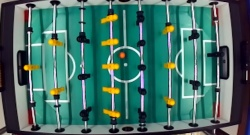
#> input picture alex.jpg, 250 x 135 px
$ python -i get_center.py   (imports and definitions only)
#> lines starting #> are read from the running program, lines starting #| are printed output that depends on the picture
#> further down, picture is the input picture: shape (135, 250, 3); mean B, G, R 102.5, 110.4, 67.4
#!/usr/bin/env python
import cv2
import numpy as np


def get_center_circle(img):

    height, width, _ = img.shape
#> height = 135; width = 250

    img = img[int(height/3):int(2*height/3), int(width/3):int(2*width/3)]
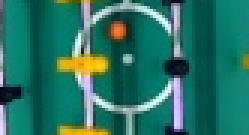
#> img: shape (45, 83, 3) (shown 3 times larger); mean of channels 0, 1, 2 100.4, 114.3, 39.4; drawn as B, G, R

    gray = cv2.cvtColor(img, cv2.COLOR_BGR2GRAY)
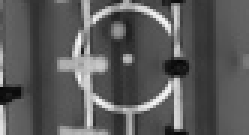
#> gray: shape (45, 83) (shown 3 times larger); min 8, max 245, mean 90.3
    gray = cv2.medianBlur(gray, 5)
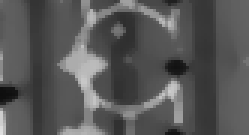
#> gray: shape (45, 83) (shown 3 times larger); min 14, max 223, mean 87

    rows = gray.shape[0]
#> rows = 45
    circles = cv2.HoughCircles(gray, cv2.HOUGH_GRADIENT, 1, rows / 8,
                               param1=100, param2=25,
                               minRadius=1, maxRadius=30)
#> circles = [[41.5, 22.5, 18.8]]
    centers = []

    # print("circles")
    # print(circles)


    if circles is not None:
        circles = np.uint16(np.around(circles))
#> circles = [[42, 22, 19]]
        for i in circles[0, :]:
                center = (i[0], i[1])
                radius = i[2]
                if radius > 10 or radius < 6:
                    continue
                # cv2.circle(gray, center, radius, (255, 255, 255), -1)
                centers.append(center)
#> this loop made 1 pass
#> after the loop, centers = []

    # cv2.imshow('gray', gray)
    # cv2.waitKey(0)

    if len(centers):
        return centers[0]
    return None


def get_translation_vector(left_img, right_img):
    left_center_of_field = get_center_circle(left_img)
    right_center_of_field = get_center_circle(right_img)

    # [4 lines of commented-out code are left out]

    if left_center_of_field is not None and right_center_of_field is not None:
        return (int(right_center_of_field[0]) - int(left_center_of_field[0]),
                int(right_center_of_field[1]) - int(left_center_of_field[1]))
    return None

def subtract_vector(v1, v2):
    return (v1[0] - v2[0], v1[1] - v2[1])

def translate_vector(v1, v2):
    return (v1[0] + v2[0], v1[1] + v2[1])

>>> import cv2
>>> picture = cv2.imread('../alex.jpg')
>>> result = get_center_circle(picture)

$ run again, on hd3.jpg
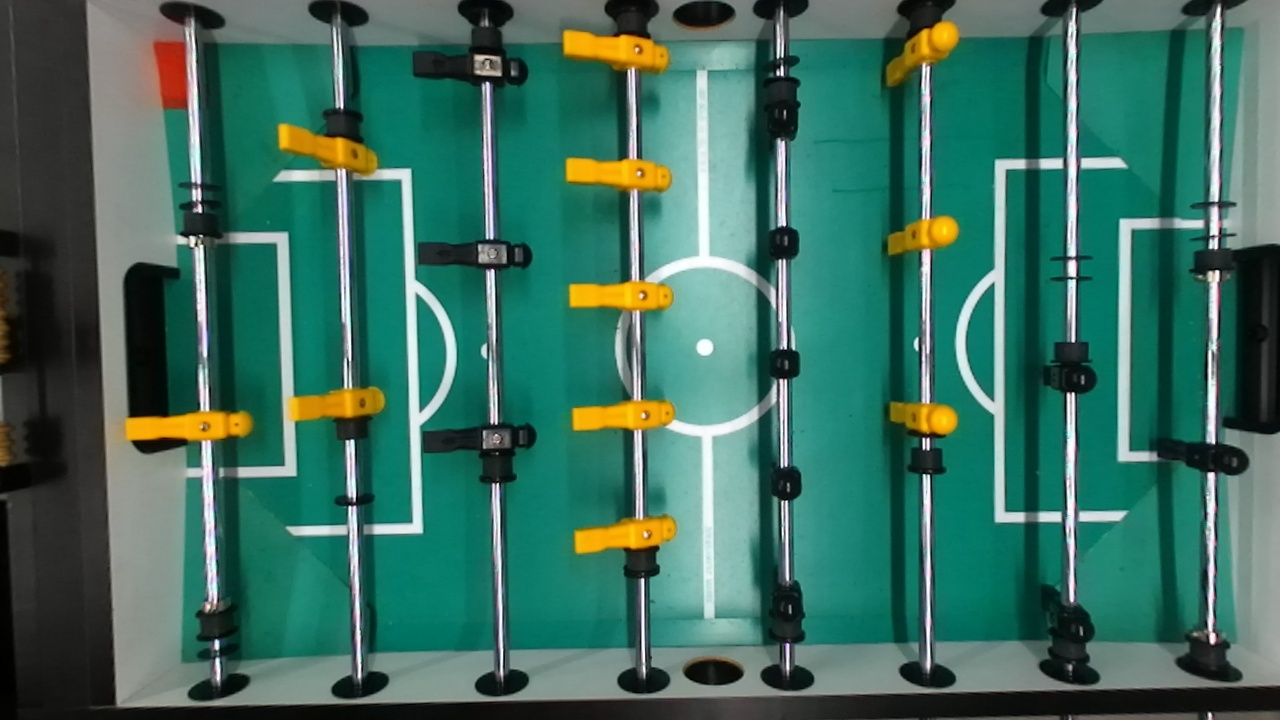
#> input picture hd3.jpg, 1280 x 720 px
#> picture is the input picture: shape (720, 1280, 3); mean B, G, R 95.7, 109.6, 60.4
#> in get_center_circle, `img = img[int(height/3):int(2*height/3), int(width/3):int(2*width/3)]`:
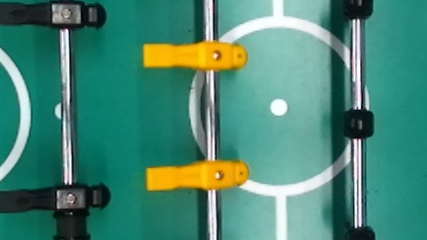
#> img: shape (240, 427, 3); mean of channels 0, 1, 2 116.2, 134.3, 71.9; drawn as B, G, R
#> in get_center_circle, `gray = cv2.medianBlur(gray, 5)`:
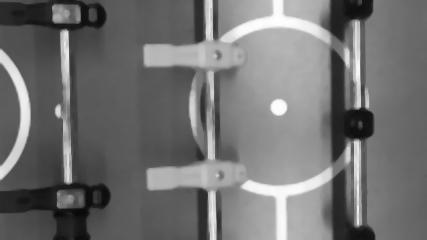
#> gray: shape (240, 427); min 9, max 254, mean 113.5
#> in get_center_circle, `circles = cv2.HoughCircles(gray, cv2.HOUGH_GRADIENT, 1, rows / 8, para..`: circles = [[278.5, 106.5, 8.4]]
#> in get_center_circle, `circles = np.uint16(np.around(circles))`: circles = [[278, 106, 8]]
#> the loop in get_center_circle, `for i in circles[0, :]:` made 1 pass
#> after the loop in get_center_circle, `for i in circles[0, :]:`: centers = [(278, 106)]
#> result = (278, 106)
